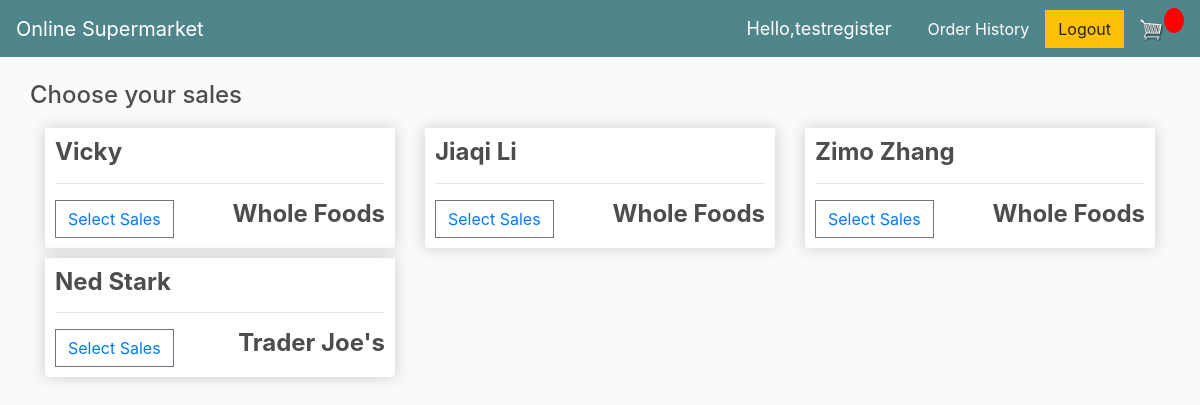
Screenshot of /store_list (signed in) with the database file from the repository.
### accounts/models.py (models this page shows, shortened)
class Sales(models.Model):
	CATEGORY = (
			('Sales', 'Sales'),
			('Store Manager', 'Store Manager'),
			('Region Manager', 'Region Manager'),
			)
	name = models.CharField(max_length=200)
	address = models.CharField(max_length=200, null=True)
	email = models.EmailField(max_length=200, null=True)
	title = models.CharField(max_length=200, choices=CATEGORY)
	store = models.ForeignKey(Store, on_delete=models.PROTECT)
	salary = models.FloatField(default=3000)

class Store(models.Model):
	name = models.CharField(max_length=200)
	address = models.CharField(max_length=200, null=True)
	region = models.ForeignKey(Region, on_delete=models.PROTECT)
	def __str__(self):
		return self.name

### accounts/views.py (the view)
# urls.py: path('store_list', views.store_list, name="store_list"),
@login_required(login_url='login')
def store_list(request):
	sales = Sales.objects.all()
	context = {'sales': sales}
	return render(request, 'store/salesList.html', context)

### accounts/templates/store/salesList.html (shortened to what this page needs)
{% extends 'store/user-page.html' %}
{% load static %}
{% block content %}
	<div class ="row">
		<h4> Choose your sales </h4>
	</div>
	<div class="row">
		<p>
		{% for sale in sales %}
		<div class="col-lg-4">
			<div class="box-element product">
				<h4><strong>{{sale.name}}</strong></h4>
				<hr>
				<button class="btn btn-outline-secondary add-btn update-cart">
					<a href="{% url 'user_store' sale.id %}"> Select Sales</a>
				</button>
				<h4 style="display: inline-block; float: right"><strong>{{sale.store}}</strong></h4>
			</div>
		</div>
		{% endfor %}
	</div>
{% endblock content %}

### accounts/templates/store/user-page.html (shortened to what this page needs)
<!DOCTYPE html>
{% load static %}
<html>
<head>
	<link rel="stylesheet" href="https://stackpath.bootstrapcdn.com/bootstrap/4.4.1/css/bootstrap.min.css">
	<link rel="stylesheet" type="text/css" href="{% static 'css/store.css' %}">
</head>
<body>
	<nav class="navbar navbar-expand-lg navbar-dark bg-dark">
	  <a class="navbar-brand" href="{% url 'store_list' %}">Online Supermarket</a>
	  <div class="collapse navbar-collapse" id="navbarSupportedContent">
	    <ul class="navbar-nav mr-auto">
	      <li class="nav-item active">
	        <a class="nav-link" >{{sales.store.name}} <span class="sr-only">(current)</span></a>
	      </li>
	    </ul>
	    <div class="form-inline my-2 my-lg-0">
			<a class="hello-msg" style="color:white;">Hello,{{request.user}}</a>
			<a href="{% url 'order_history' user.customer.id %}" style="color:white;" class="nav-link">Order History</a>
	     	<a href="{% url 'logout' %}" class="btn btn-warning">Logout</a>
	     	<a id="cart-url">
	    		<img  id="cart-icon" src="{% static 'images/cart.png' %}">
	    	</a>
	    	<p id="cart-total">{{cartItems}}</p>
	    </div>
	  </div>
	</nav>
     <div class="container">
            <br>
            {% block content %}
            {% endblock content %}
         </div>
</body>
</html>

### static/css/store.css (style rules this page uses)
body { background-color: hsl(0, 0%, 98%); }
h1,h2,h3,h4,h5,h6 { color:hsl(0, 0%, 30%); }
.box-element { box-shadow:hsl(0, 0%, 80%) 0 0 16px; background-color: #fff; border-radius: 4px; padding: 10px; }
.product { border-radius: 0 0 4px 4px; }
.bg-dark { background-color: #4f868c!important; }
#cart-icon { width:25px; display: inline-block; margin-left: 15px; }
#cart-total { display: block; text-align: center; color:#fff; background-color: red; width: 20px; height: 25px; border-radius: 50%; font-size: 14px; }
.col-lg-4, .col-lg-6, .col-lg-8, .col-lg-12 { margin-top: 10px; }
.btn { border-radius: 0; }

### accounts/templates/store/user-page.html (style rules this page uses)
.hello-msg { font-size: 18px; color: #fff; margin-right: 20px; }

### rows the page displays
Sales: name "Vicky", store "Whole Foods"
Sales: name "Jiaqi Li", store "Whole Foods"
Sales: name "Zimo Zhang", store "Whole Foods"
Sales: name "Ned Stark", store "Trader Joe's"

### other values shown
{{ request.user }} "testregister"
